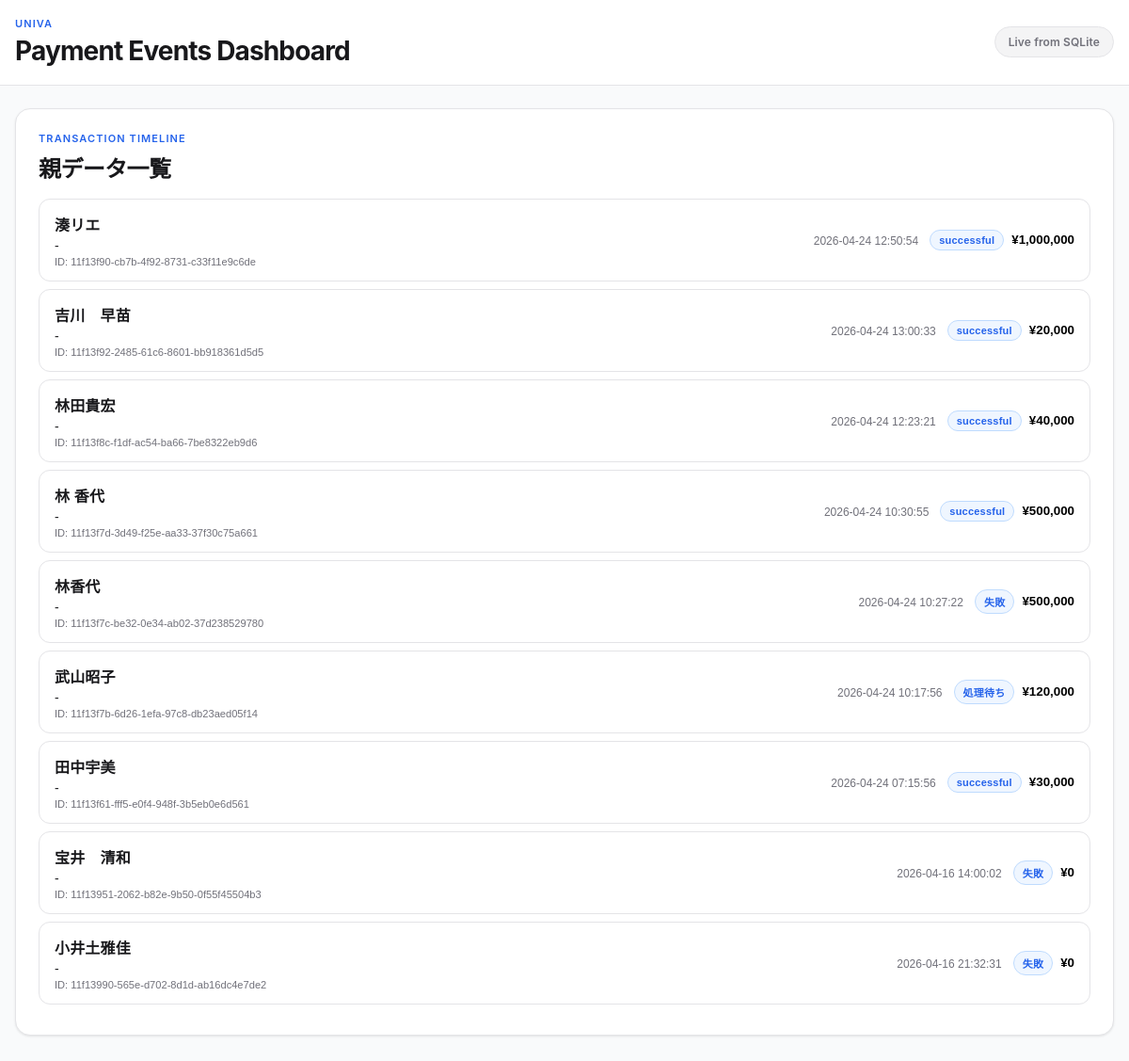
The page / on the database its author committed.
### tables this page shows
CREATE TABLE transactions (
            transaction_id TEXT PRIMARY KEY,
            amount INTEGER,
            email TEXT,
            payer_name TEXT,
            current_status TEXT NOT NULL,
            first_seen_at TEXT NOT NULL,
            last_seen_at TEXT NOT NULL,
            last_event_at TEXT,
            created_at TEXT NOT NULL,
            updated_at TEXT NOT NULL
        );

### index.php (the view, shortened to what this page needs)
<?php
function h(?string $value): string
{
    return htmlspecialchars((string)$value, ENT_QUOTES, 'UTF-8');
}
function to_japanese_status(?string $status): ?string
{
    $normalized = strtolower(trim($status));
    $map = [
        'pending' => '処理待ち',
        'awaiting' => '処理待ち',
        'unverified' => '未確認',
        'verified' => '確認済み',
        'processing' => '処理中',
        'captured' => '売上確定',
        'succeeded' => '成功',
        'failed' => '失敗',
        'error' => 'エラー',
        'canceled' => 'キャンセル',
        'cancelled' => 'キャンセル',
        'refunded' => '返金済み',
        'chargeback' => 'チャージバック',
        'unknown' => '不明',
    ];
    return $map[$normalized] ?? $status;
}
$transactions = [];
$error = null;
try {
    $pdo = new PDO('sqlite:' . DB_FILE);
    $pdo->setAttribute(PDO::ATTR_ERRMODE, PDO::ERRMODE_EXCEPTION);
    $transactionsStmt = $pdo->query(
        'SELECT transaction_id, amount, email, payer_name, current_status, first_seen_at, last_seen_at, last_event_at
         FROM transactions
         ORDER BY last_seen_at DESC, first_seen_at DESC'
    );
    $transactions = $transactionsStmt->fetchAll(PDO::FETCH_ASSOC);
} catch (Throwable $e) {
    $error = 'DBの読み込みに失敗しました。';
}
include __DIR__ . '/header.php';
?>
<section class="panel table-panel">
    <p class="eyebrow">Transaction Timeline</p>
    <h2 class="section-title">親データ一覧</h2>
    <?php if ($error !== null): ?>
        <p class="empty"><?= h($error) ?></p>
    <?php elseif (count($transactions) === 0): ?>
        <p class="empty">表示できるデータがありません。</p>
    <?php else: ?>
        <ul class="tx-list" aria-label="transactions">
            <?php foreach ($transactions as $tx): ?>
                <li class="tx-item">
                    <button class="tx-parent" type="button" aria-expanded="false">
                        <span class="tx-main">
                            <strong class="tx-name"><?= h($tx['payer_name'] ?? '-') ?></strong>
                            <small class="tx-email"><?= h($tx['email'] ?? '-') ?></small>
                            <small class="tx-id">ID: <?= h($tx['transaction_id']) ?></small>
                        </span>
                        <span class="tx-meta">
                            <small class="tx-event-date"><?= h($tx['last_event_at'] ?: $tx['last_seen_at']) ?></small>
                            <em class="status status-<?= h((string)$tx['current_status']) ?>"><?= h(to_japanese_status($tx['current_status']) ?? '不明') ?></em>
                            <b>¥<?= number_format((int)($tx['amount'] ?? 0)) ?></b>
                        </span>
                    </button>
                </li>
            <?php endforeach; ?>
        </ul>
    <?php endif; ?>
</section>
<?php include __DIR__ . '/footer.php';

### style/style.css (style rules this page uses)
:root { --bg: #f9fafb; --panel: #ffffff; --panel-soft: #f4f4f5; --line: #e4e4e7; --line-strong: #d4d4d8; --text: #18181b; --muted: #71717a; --accent: #2563eb; --accent-soft: #eff6ff; --accent-border: #bfdbfe; --shadow-sm: 0 1px 2px rgba(0, 0, 0, 0.04); --shadow: 0 1px 3px rgba(0, 0, 0, 0.06), 0 1px 2px rgba(0, 0, 0, 0.04); --shadow-md: 0 4px 12px rgba(0, 0, 0, 0.06); --radius-sm: 8px; --radius: 12px; --radius-lg: 16px; }
* { box-sizing: border-box; }
body { margin: 0; font-family: -apple-system, BlinkMacSystemFont, "Segoe UI", "Hiragino Sans", "Hiragino Kaku Gothic ProN", "Yu Gothic", Meiryo, sans-serif; color: var(--text); background: var(--bg); -webkit-font-smoothing: antialiased; }
.eyebrow { margin: 0 0 6px; color: var(--accent); font-size: 11px; font-weight: 600; letter-spacing: 0.1em; text-transform: uppercase; }
.panel { background: var(--panel); border: 1px solid var(--line); border-radius: var(--radius-lg); box-shadow: var(--shadow); margin-bottom: 16px; }
.search-panel, .table-panel, .message-panel, .summary-panel { padding: 24px; }
.section-title { margin: 0 0 16px; font-size: clamp(18px, 2vw, 24px); font-weight: 700; letter-spacing: -0.025em; }
.tx-list, .tx-children ul { list-style: none; margin: 0; padding: 0; }
.tx-item { border: 1px solid var(--line); border-radius: var(--radius); margin-bottom: 8px; background: var(--panel); overflow: hidden; transition: border-color 0.15s ease; }
.tx-parent { width: 100%; border: 0; background: transparent; padding: 14px 16px; display: flex; justify-content: space-between; align-items: center; gap: 12px; cursor: pointer; text-align: left; }
.tx-parent small { display: block; margin-top: 3px; }
.tx-main { min-width: 0; }
.tx-name { display: block; font-size: 16px; font-weight: 800; color: var(--text); letter-spacing: 0.01em; }
.tx-email { display: block; font-size: 14px; color: var(--text); opacity: 0.95; }
.tx-id { display: block; color: var(--muted); }
.tx-event-date { color: var(--muted); font-size: 12px; margin-right: 4px; }
.tx-meta { display: flex; align-items: center; gap: 8px; }
.status { display: inline-flex; font-style: normal; font-size: 11px; font-weight: 600; padding: 4px 9px; border-radius: 999px; background: var(--accent-soft); color: var(--accent); border: 1px solid var(--accent-border); letter-spacing: 0.02em; }

### rows shown on the page
transactions: payer_name "湊リエ", email "-", transaction_id "11f13f90-cb7b-4f92-8731-c33f11e9c6de", last_event_at "2026-04-24 12:50:54", current_status "successful", amount "1,000,000"
transactions: payer_name "吉川 早苗", email "-", transaction_id "11f13f92-2485-61c6-8601-bb918361d5d5", last_event_at "2026-04-24 13:00:33", current_status "successful", amount "20,000"
transactions: payer_name "林田貴宏", email "-", transaction_id "11f13f8c-f1df-ac54-ba66-7be8322eb9d6", last_event_at "2026-04-24 12:23:21", current_status "successful", amount "40,000"
transactions: payer_name "林 香代", email "-", transaction_id "11f13f7d-3d49-f25e-aa33-37f30c75a661", last_event_at "2026-04-24 10:30:55", current_status "successful", amount "500,000"
transactions: payer_name "林香代", email "-", transaction_id "11f13f7c-be32-0e34-ab02-37d238529780", last_event_at "2026-04-24 10:27:22", current_status "失敗", amount "500,000"
transactions: payer_name "武山昭子", email "-", transaction_id "11f13f7b-6d26-1efa-97c8-db23aed05f14", last_event_at "2026-04-24 10:17:56", current_status "処理待ち", amount "120,000"
transactions: payer_name "田中宇美", email "-", transaction_id "11f13f61-fff5-e0f4-948f-3b5eb0e6d561", last_event_at "2026-04-24 07:15:56", current_status "successful", amount "30,000"
transactions: payer_name "宝井 清和", email "-", transaction_id "11f13951-2062-b82e-9b50-0f55f45504b3", last_event_at "2026-04-16 14:00:02", current_status "失敗", amount "0"
transactions: payer_name "小井土雅佳", email "-", transaction_id "11f13990-565e-d702-8d1d-ab16dc4e7de2", last_event_at "2026-04-16 21:32:31", current_status "失敗", amount "0"
